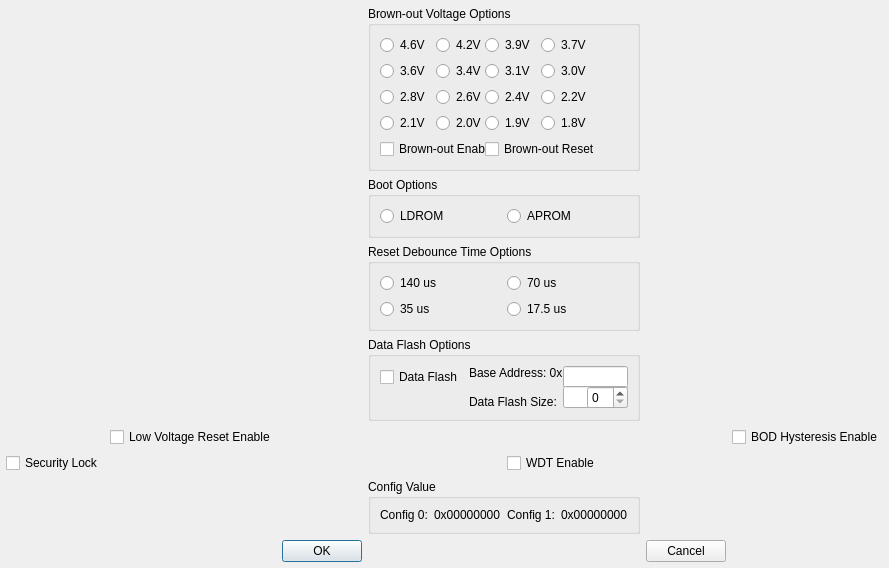
<?xml version="1.0" ?>
<ui version="4.0">
  <class>Dialog</class>
  <widget class="QDialog" name="Dialog">
    <property name="geometry">
      <rect>
        <x>0</x>
        <y>0</y>
        <width>289</width>
        <height>357</height>
      </rect>
    </property>
    <layout class="QGridLayout" name="outer_layout">
      <property name="leftMargin">
        <number>6</number>
      </property>
      <property name="topMargin">
        <number>6</number>
      </property>
      <property name="rightMargin">
        <number>6</number>
      </property>
      <property name="bottomMargin">
        <number>6</number>
      </property>
      <property name="spacing">
        <number>6</number>
      </property>
      <item row="0" column="3" colspan="2">
        <widget class="QGroupBox" name="IDC_GROUP_BROWN_OUT_VOLTAGE">
          <property name="title">
            <string>Brown-out Voltage Options</string>
          </property>
          <layout class="QGridLayout" name="layout_IDC_GROUP_BROWN_OUT_VOLTAGE">
            <item row="0" column="0">
              <widget class="QRadioButton" name="IDC_RADIO_BOV_0">
                <property name="text">
                  <string>4.6V</string>
                </property>
              </widget>
            </item>
            <item row="0" column="1" colspan="2">
              <widget class="QRadioButton" name="IDC_RADIO_BOV_1">
                <property name="text">
                  <string>4.2V</string>
                </property>
              </widget>
            </item>
            <item row="0" column="2">
              <widget class="QRadioButton" name="IDC_RADIO_BOV_2">
                <property name="text">
                  <string>3.9V</string>
                </property>
              </widget>
            </item>
            <item row="0" column="3" colspan="2">
              <widget class="QRadioButton" name="IDC_RADIO_BOV_3">
                <property name="text">
                  <string>3.7V</string>
                </property>
              </widget>
            </item>
            <item row="1" column="0">
              <widget class="QRadioButton" name="IDC_RADIO_BOV_4">
                <property name="text">
                  <string>3.6V</string>
                </property>
              </widget>
            </item>
            <item row="1" column="1" colspan="2">
              <widget class="QRadioButton" name="IDC_RADIO_BOV_5">
                <property name="text">
                  <string>3.4V</string>
                </property>
              </widget>
            </item>
            <item row="1" column="2">
              <widget class="QRadioButton" name="IDC_RADIO_BOV_6">
                <property name="text">
                  <string>3.1V</string>
                </property>
              </widget>
            </item>
            <item row="1" column="3" colspan="2">
              <widget class="QRadioButton" name="IDC_RADIO_BOV_7">
                <property name="text">
                  <string>3.0V</string>
                </property>
              </widget>
            </item>
            <item row="2" column="0">
              <widget class="QRadioButton" name="IDC_RADIO_BOV_8">
                <property name="text">
                  <string>2.8V</string>
                </property>
              </widget>
            </item>
            <item row="2" column="1" colspan="2">
              <widget class="QRadioButton" name="IDC_RADIO_BOV_9">
                <property name="text">
                  <string>2.6V</string>
                </property>
              </widget>
            </item>
            <item row="2" column="2">
              <widget class="QRadioButton" name="IDC_RADIO_BOV_A">
                <property name="text">
                  <string>2.4V</string>
                </property>
              </widget>
            </item>
            <item row="2" column="3" colspan="2">
              <widget class="QRadioButton" name="IDC_RADIO_BOV_B">
                <property name="text">
                  <string>2.2V</string>
                </property>
              </widget>
            </item>
            <item row="3" column="0">
              <widget class="QRadioButton" name="IDC_RADIO_BOV_C">
                <property name="text">
                  <string>2.1V</string>
                </property>
              </widget>
            </item>
            <item row="3" column="1" colspan="2">
              <widget class="QRadioButton" name="IDC_RADIO_BOV_D">
                <property name="text">
                  <string>2.0V</string>
                </property>
              </widget>
            </item>
            <item row="3" column="2">
              <widget class="QRadioButton" name="IDC_RADIO_BOV_E">
                <property name="text">
                  <string>1.9V</string>
                </property>
              </widget>
            </item>
            <item row="3" column="3" colspan="2">
              <widget class="QRadioButton" name="IDC_RADIO_BOV_F">
                <property name="text">
                  <string>1.8V</string>
                </property>
              </widget>
            </item>
            <item row="4" column="0" colspan="3">
              <widget class="QCheckBox" name="IDC_CHECK_BROWN_OUT_ENABLE">
                <property name="text">
                  <string>Brown-out Enable</string>
                </property>
              </widget>
            </item>
            <item row="4" column="2" colspan="3">
              <widget class="QCheckBox" name="IDC_CHECK_BROWN_OUT_RESET">
                <property name="text">
                  <string>Brown-out Reset</string>
                </property>
              </widget>
            </item>
          </layout>
        </widget>
      </item>
      <item row="1" column="3" colspan="2">
        <widget class="QGroupBox" name="IDC_GROUP_BOOT_SELECT">
          <property name="title">
            <string>Boot Options</string>
          </property>
          <layout class="QHBoxLayout" name="layout_IDC_GROUP_BOOT_SELECT">
            <item>
              <widget class="QRadioButton" name="IDC_RADIO_BS_LDROM">
                <property name="text">
                  <string>LDROM</string>
                </property>
              </widget>
            </item>
            <item>
              <widget class="QRadioButton" name="IDC_RADIO_BS_APROM">
                <property name="text">
                  <string>APROM</string>
                </property>
              </widget>
            </item>
          </layout>
        </widget>
      </item>
      <item row="3" column="3" colspan="2">
        <widget class="QGroupBox" name="IDC_GROUP_DATA_FLASH">
          <property name="title">
            <string>Data Flash Options</string>
          </property>
          <layout class="QGridLayout" name="layout_IDC_GROUP_DATA_FLASH">
            <item row="0" column="0" rowspan="2">
              <widget class="QCheckBox" name="IDC_CHECK_DATA_FLASH_ENABLE">
                <property name="text">
                  <string>Data Flash</string>
                </property>
              </widget>
            </item>
            <item row="0" column="1" colspan="2">
              <widget class="QLabel" name="IDC_STATIC_FLASH_BASE_ADDRESS">
                <property name="text">
                  <string>Base Address: 0x</string>
                </property>
              </widget>
            </item>
            <item row="0" column="2" rowspan="2" colspan="2">
              <widget class="QLineEdit" name="IDC_EDIT_FLASH_BASE_ADDRESS"/>
            </item>
            <item row="2" column="1">
              <widget class="QLabel" name="IDC_STATIC_DATA_FLASH_SIZE">
                <property name="text">
                  <string>Data Flash Size:</string>
                </property>
              </widget>
            </item>
            <item row="1" column="2" rowspan="2" colspan="2">
              <widget class="QLineEdit" name="IDC_EDIT_DATA_FLASH_SIZE"/>
            </item>
            <item row="1" column="3" rowspan="2">
              <widget class="QSpinBox" name="IDC_SPIN_DATA_FLASH_SIZE"/>
            </item>
          </layout>
        </widget>
      </item>
      <item row="4" column="1">
        <widget class="QCheckBox" name="IDC_CHECK_LVOL_RSTEN">
          <property name="text">
            <string>Low Voltage Reset Enable</string>
          </property>
        </widget>
      </item>
      <item row="4" column="6">
        <widget class="QCheckBox" name="IDC_CHECK_BOD_HYS_EN">
          <property name="text">
            <string>BOD Hysteresis Enable</string>
          </property>
        </widget>
      </item>
      <item row="5" column="0">
        <widget class="QCheckBox" name="IDC_CHECK_SECURITY_LOCK">
          <property name="text">
            <string>Security Lock</string>
          </property>
        </widget>
      </item>
      <item row="6" column="3" colspan="2">
        <widget class="QGroupBox" name="IDC_GROUP_CONFIG_VALUE">
          <property name="title">
            <string>Config Value</string>
          </property>
          <layout class="QHBoxLayout" name="layout_IDC_GROUP_CONFIG_VALUE">
            <item>
              <widget class="QLabel" name="IDC_STATIC_CONFIG_0">
                <property name="text">
                  <string>Config 0:</string>
                </property>
              </widget>
            </item>
            <item>
              <widget class="QLabel" name="IDC_STATIC_CONFIG_VALUE_0">
                <property name="text">
                  <string>0x00000000</string>
                </property>
              </widget>
            </item>
            <item>
              <widget class="QLabel" name="IDC_STATIC_CONFIG_1">
                <property name="text">
                  <string>Config 1:</string>
                </property>
              </widget>
            </item>
            <item>
              <widget class="QLabel" name="IDC_STATIC_CONFIG_VALUE_1">
                <property name="text">
                  <string>0x00000000</string>
                </property>
              </widget>
            </item>
          </layout>
        </widget>
      </item>
      <item row="7" column="2">
        <widget class="QPushButton" name="IDOK">
          <property name="text">
            <string>OK</string>
          </property>
        </widget>
      </item>
      <item row="7" column="5">
        <widget class="QPushButton" name="IDCANCEL">
          <property name="text">
            <string>Cancel</string>
          </property>
        </widget>
      </item>
      <item row="2" column="3" colspan="2">
        <widget class="QGroupBox" name="IDC_GROUP_RESET_DEB_SELECT">
          <property name="title">
            <string>Reset Debounce Time Options</string>
          </property>
          <layout class="QGridLayout" name="layout_IDC_GROUP_RESET_DEB_SELECT">
            <item row="0" column="0" colspan="2">
              <widget class="QRadioButton" name="IDC_RADIO_RSTDEB_0">
                <property name="text">
                  <string>140 us</string>
                </property>
              </widget>
            </item>
            <item row="0" column="1">
              <widget class="QRadioButton" name="IDC_RADIO_RSTDEB_1">
                <property name="text">
                  <string>70 us</string>
                </property>
              </widget>
            </item>
            <item row="1" column="0">
              <widget class="QRadioButton" name="IDC_RADIO_RSTDEB_2">
                <property name="text">
                  <string>35 us</string>
                </property>
              </widget>
            </item>
            <item row="1" column="1">
              <widget class="QRadioButton" name="IDC_RADIO_RSTDEB_3">
                <property name="text">
                  <string>17.5 us</string>
                </property>
              </widget>
            </item>
          </layout>
        </widget>
      </item>
      <item row="5" column="4">
        <widget class="QCheckBox" name="IDC_CHECK_WDT_ENABLE">
          <property name="text">
            <string>WDT Enable</string>
          </property>
        </widget>
      </item>
    </layout>
  </widget>
  <resources/>
  <connections/>
</ui>
